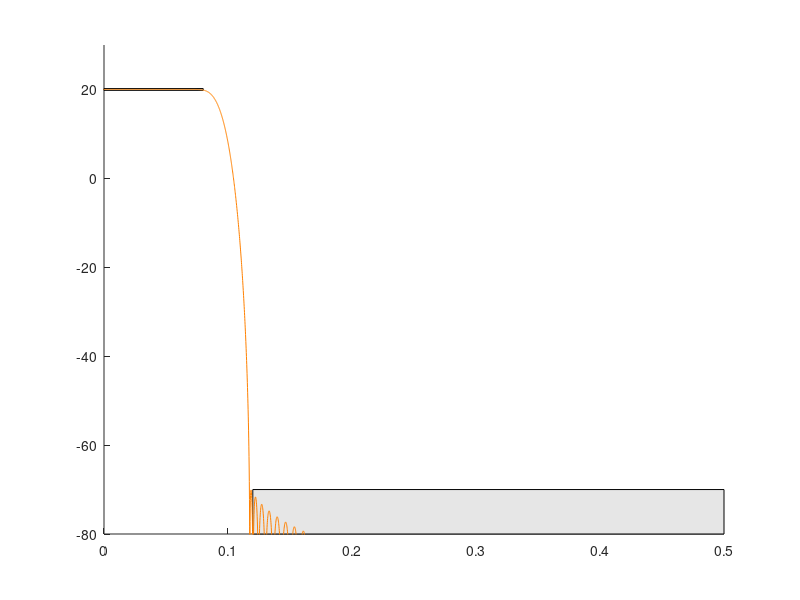

The MATLAB source for this figure:
%% FIR filter design
% Authors: Colin Leary, Forrest Smith, Sean Turner

% Specs: less than .1dB ripple in passband, 0 > |f| > 0.07
%       more than 80dB rejection in stopband, .11 < |f| < 0.5

% Passband specs
maxripple = .2;     %maximum stopband ripple [dB]
startgain = 20;      %gain at beginning of stopband [dB]
endgain = 20;        %gain at end of stopband [dB]
passlow = 0;        %passband beginning frequency [normalized]
passhigh = 0.08;    %passband ending frequency [normalized]

% Stopband specs
minreject = -70;    %minimum rejection in stopband [dB}
stopbegin = 0.12;     %frequency stopband begins [normalized]
stopend = 0.5;     %frequency stopband ends [normalized]

% Other junk to specify
N = 8 * 1024;       %number of samples
M = 130;             %number of coefficients in filter
beta = 9;           %adjustable window parameter
hrspec = .015;       %how far Hr should extend beyond spec


% Important junk to calculate from above info
f = (0:N-1)/N;      %specify normalized frequencies
f(N/2+1+1:end) = f(N/2+1+1:end)-1; %keep track of negative frequencies

stem_logical = 0;

%% Plot filter response
% Generate stop and pass bands
figure(1); clf; hold on;
winlow = minreject-10;
winhigh = max(startgain,endgain)+10;
axis([0 .5 winlow winhigh]);    %set window size

%plot passband
patch([passlow passhigh passhigh passlow], ...
          [(maxripple+startgain) (maxripple+endgain) ...
          (-maxripple+endgain) (-maxripple+startgain)], ...
          .9*[1 1 1]); 

if (passlow == 0) || (passhigh == .5)  %check type of filter
    %if not bandpass, plot accordingly
    patch([stopbegin stopend stopend stopbegin], ...
          [minreject minreject winlow winlow], ...
          .9*[1 1 1]);
      
else
    %if bandpass, plot two stopbands
    patch([0 stopend stopend 0], ...
          [minreject minreject winlow winlow], ...
          .9*[1 1 1]);
    patch([stopbegin .5 .5 stopbegin], ...
          [minreject minreject winlow winlow], ...
          .9*[1 1 1]);
end

%% Calculate real and desired transfer functions
m = (endgain-startgain)/(passhigh-passlow);     %slope of Hr

%Calculate entire line (point-slope formula) and convert from dB
%Then limit the line to within hrspec
Hr =  ((abs(f) > (passlow-hrspec)) & (abs(f) < (passhigh+hrspec))) .* ...
        10 .^ (((abs(f) .* m) - (m*passlow) + startgain)/20);

%plot the desired Hr for visualization
%plot(f, 20*log10(abs(Hr)));

%From the real transfer function, obtain the complete desired transfer function
Hd = Hr.*exp(-j*2*pi*f*(M-1)/2);

%% Calculate impulse responses and window
%Perform inverse FFT to obtain impulse response
hd = ifft(Hd);

%window impulse response to obtain filter response
h = hd(1:M).*kaiser(M, beta)';

%% Plot results
%plot FFT of resulting, windowed filter response
f(N/2+1) = NaN;
plot(f, 20*log10(abs(fft(h,N))), 'color', [1 .5 0]);

%optionally plot a stem plot of the windowed and non windowed impulse responses
if(stem_logical)
    figure(2); clf;
    stem(0:N-1 , hd, '.');
    hold on;
    stem(0:M-1,h,'.'); %%transfer function of 
end
%}